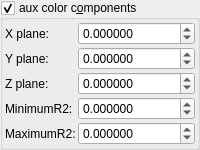
    <widget class="MyGroupBox" name="groupCheck_fold_color_aux_color_enabled_false">
     <property name="title">
      <string>aux color c&amp;omponents</string>
     </property>
     <property name="checkable">
      <bool>true</bool>
     </property>
     <layout class="QVBoxLayout" name="verticalLayout_15">
      <property name="leftMargin">
       <number>2</number>
      </property>
      <property name="topMargin">
       <number>2</number>
      </property>
      <property name="rightMargin">
       <number>2</number>
      </property>
      <property name="bottomMargin">
       <number>2</number>
      </property>
      <item>
       <layout class="QGridLayout" name="gridLayout_17" columnstretch="0,1">
        <property name="spacing">
         <number>2</number>
        </property>
        <item row="1" column="0">
         <widget class="QLabel" name="label_30">
          <property name="text">
           <string>X plane:</string>
          </property>
         </widget>
        </item>
        <item row="2" column="0">
         <widget class="QLabel" name="label_52">
          <property name="text">
           <string>Y plane:</string>
          </property>
         </widget>
        </item>
        <item row="5" column="0">
         <widget class="QLabel" name="label_46">
          <property name="text">
           <string>MaximumR2:</string>
          </property>
         </widget>
        </item>
        <item row="1" column="1">
         <widget class="MyDoubleSpinBox" name="spinbox3_mandelbox_color_x">
          <property name="sizePolicy">
           <sizepolicy hsizetype="Minimum" vsizetype="Maximum">
            <horstretch>0</horstretch>
            <verstretch>0</verstretch>
           </sizepolicy>
          </property>
          <property name="prefix">
           <string/>
          </property>
          <property name="suffix">
           <string/>
          </property>
          <property name="decimals">
           <number>6</number>
          </property>
          <property name="minimum">
           <double>-100.000000000000000</double>
          </property>
          <property name="maximum">
           <double>100.000000000000000</double>
          </property>
          <property name="singleStep">
           <double>0.100000000000000</double>
          </property>
         </widget>
        </item>
        <item row="3" column="1">
         <widget class="MyDoubleSpinBox" name="spinbox3_mandelbox_color_z">
          <property name="sizePolicy">
           <sizepolicy hsizetype="Minimum" vsizetype="Maximum">
            <horstretch>0</horstretch>
            <verstretch>0</verstretch>
           </sizepolicy>
          </property>
          <property name="prefix">
           <string/>
          </property>
          <property name="suffix">
           <string/>
          </property>
          <property name="decimals">
           <number>6</number>
          </property>
          <property name="minimum">
           <double>-100.000000000000000</double>
          </property>
          <property name="maximum">
           <double>100.000000000000000</double>
          </property>
          <property name="singleStep">
           <double>0.100000000000000</double>
          </property>
         </widget>
        </item>
        <item row="3" column="0">
         <widget class="QLabel" name="label_45">
          <property name="text">
           <string>Z plane:</string>
          </property>
         </widget>
        </item>
        <item row="5" column="1">
         <widget class="MyDoubleSpinBox" name="spinbox_mandelbox_color_Sp2">
          <property name="sizePolicy">
           <sizepolicy hsizetype="Minimum" vsizetype="Maximum">
            <horstretch>0</horstretch>
            <verstretch>0</verstretch>
           </sizepolicy>
          </property>
          <property name="prefix">
           <string/>
          </property>
          <property name="suffix">
           <string/>
          </property>
          <property name="decimals">
           <number>6</number>
          </property>
          <property name="minimum">
           <double>-100.000000000000000</double>
          </property>
          <property name="maximum">
           <double>100.000000000000000</double>
          </property>
          <property name="singleStep">
           <double>0.100000000000000</double>
          </property>
         </widget>
        </item>
        <item row="4" column="0">
         <widget class="QLabel" name="label_44">
          <property name="text">
           <string>MinimumR2:</string>
          </property>
         </widget>
        </item>
        <item row="2" column="1">
         <widget class="MyDoubleSpinBox" name="spinbox3_mandelbox_color_y">
          <property name="sizePolicy">
           <sizepolicy hsizetype="Minimum" vsizetype="Maximum">
            <horstretch>0</horstretch>
            <verstretch>0</verstretch>
           </sizepolicy>
          </property>
          <property name="prefix">
           <string/>
          </property>
          <property name="suffix">
           <string/>
          </property>
          <property name="decimals">
           <number>6</number>
          </property>
          <property name="minimum">
           <double>-100.000000000000000</double>
          </property>
          <property name="maximum">
           <double>100.000000000000000</double>
          </property>
          <property name="singleStep">
           <double>0.100000000000000</double>
          </property>
         </widget>
        </item>
        <item row="4" column="1">
         <widget class="MyDoubleSpinBox" name="spinbox_mandelbox_color_Sp1">
          <property name="sizePolicy">
           <sizepolicy hsizetype="Minimum" vsizetype="Maximum">
            <horstretch>0</horstretch>
            <verstretch>0</verstretch>
           </sizepolicy>
          </property>
          <property name="prefix">
           <string/>
          </property>
          <property name="suffix">
           <string/>
          </property>
          <property name="decimals">
           <number>6</number>
          </property>
          <property name="minimum">
           <double>-100.000000000000000</double>
          </property>
          <property name="maximum">
           <double>100.000000000000000</double>
          </property>
          <property name="singleStep">
           <double>0.100000000000000</double>
          </property>
         </widget>
        </item>
       </layout>
      </item>
     </layout>
    </widget>
